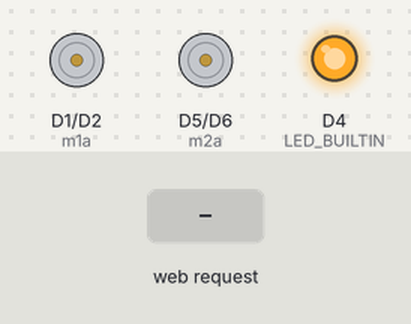
The sketch below on a simulated ESP8266 (NodeMCU). Parts: motor-driver pin pairs drawn as motors (green arrow = first pin HIGH = forward, orange = second pin HIGH = backward, longer = more drive), output pins drawn as LEDs (lit = HIGH, except the on-board LED, lit = LOW). The test bench sets the inputs (shaded band). WiFi joins after 1.5 s; servers stay silent unless stated; what the sketch prints to the serial monitor is not drawn.

Above: at 3.7 s.
3.8 s: HTTP request GET /move?dir=F received
At 4.7 s:
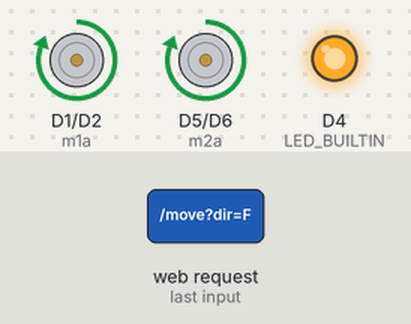
5.3 s: HTTP request GET /move?dir=B received
At 5.9 s:
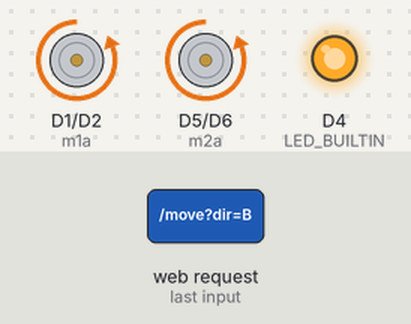
6.8 s: HTTP request GET /move?dir=L received
At 8.0 s:
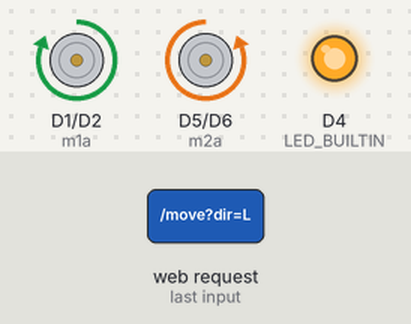
8.3 s: HTTP request GET /move?dir=S received
At 9.3 s:
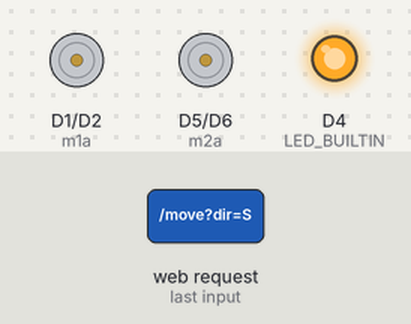
Timing chart, 0 to 10.8 s (numbered marks = the images above; inputs shaded):
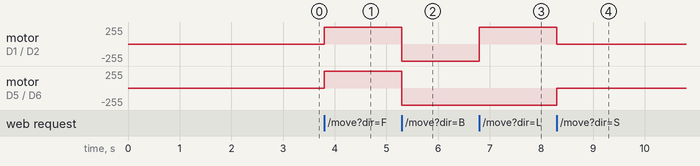

Measured:
- after the input at 3.8 s, motor on D1 (m1a) / D2 (m1b), motor on D5 (m2a) / D6 (m2b): stopped → forward 255/255 at once
- after the input at 5.3 s, motor on D1 (m1a) / D2 (m1b), motor on D5 (m2a) / D6 (m2b): forward 255/255 → backward 255/255 at once
- after the input at 6.8 s, motor on D1 (m1a) / D2 (m1b): backward 255/255 → forward 255/255 at once
- after the input at 8.3 s, motor on D1 (m1a) / D2 (m1b): forward 255/255 → stopped at once; motor on D5 (m2a) / D6 (m2b): backward 255/255 → stopped at once

The sketch:

WifiRC3.0STA.ino
```cpp
#include <ESP8266WiFi.h>
#include <ESP8266WebServer.h>

/* Set these to your desired credentials. */
const char *ssid = "Virus";
const char *password = "hacker123";

ESP8266WebServer server(80);

#define m1a D1
#define m1b D2
#define m2a D5
#define m2b D6

void handleRoot() {
  server.send(200, "text/html", "<h1>Rc Car Connected</h1>");
}

void setup() {

  pinMode(m1a, OUTPUT);
  pinMode(m2a, OUTPUT);
  pinMode(m1b, OUTPUT);
  pinMode(m2b, OUTPUT);
  digitalWrite(m1a, LOW);
  digitalWrite(m1b, LOW);
  digitalWrite(m2a, LOW);
  digitalWrite(m2b, LOW);

  delay(1000);
  Serial.begin(115200);
  Serial.println();
  Serial.print("Connecting to : ");
  Serial.println(ssid);
  WiFi.begin(ssid, password);

  while (WiFi.status() != WL_CONNECTED) {
    pinMode(LED_BUILTIN, HIGH);
    delay(250);
    Serial.print(".");
  }

  Serial.println("Connection established!");
  Serial.print("IP address: ");
  Serial.println(WiFi.localIP());

  server.on("/move", HTTP_GET, handleMoveRequest);
  server.on("/action", HTTP_GET, handleActionRequest);
  server.on("/", HTTP_GET, handleRoot);
  server.onNotFound(handleNotFound);
  server.begin();
  Serial.println("HTTP server started");
}

void loop() {
  server.handleClient();
}


void handleMoveRequest() {
  if (!server.hasArg("dir")) {
    server.send(404, "text / plain", "Move: undefined");
    return;
  }
  String direction = server.arg("dir");
  if (direction.equals("F")) {
    forward();
    server.send(200, "text / plain", "Move: forward");
  }
  else if (direction.equals("B")) {
    backward();
    server.send(200, "text / plain", "Move: backward");
  }
  else  if (direction.equals("S")) {
    stop_motors();
    server.send(200, "text / plain", "Move: stop");
  }
  else  if (direction.equals("L")) {
    turn_left();
    server.send(200, "text / plain", "Turn: Left");
  }
  else  if (direction.equals("R")) {
    turn_right();
    server.send(200, "text / plain", "Turn: Right");
  }
  else {
    server.send(404, "text / plain", "Move: undefined");
  }
}


void handleActionRequest() {
  if (!server.hasArg("type")) {
    server.send(404, "text / plain", "Action: undefined");
    return;
  }
  String type = server.arg("type");
  if (type.equals("1")) {
    // TODO : Action 1
    server.send(200, "text / plain", "Action 1");
  }
  else if (type.equals("2")) {
    // TODO : Action 2
    server.send(200, "text / plain", "Action 2");
  }
  else if (type.equals("3")) {
    // TODO : Action 3
    server.send(200, "text / plain", "Action 3");
  }
  else if (type.equals("4")) {
    // TODO : Action 4
    server.send(200, "text / plain", "Action 4");
  }
  else if (type.equals("5")) {
    // TODO : Action 5
    server.send(200, "text / plain", "Action 5");
  }
  else if (type.equals("6")) {
    // TODO : Action 6
    server.send(200, "text / plain", "Action 6");
  }
  else if (type.equals("7")) {
    // TODO : Action 7
    server.send(200, "text / plain", "Action 7");
  }
  else if (type.equals("8")) {
    // TODO : Action 8
    server.send(200, "text / plain", "Action 8");
  }
  else {
    server.send(404, "text / plain", "Action: undefined");
  }
}

void handleNotFound() {
  server.send(404, "text / plain", "404: Not found");
}


void stop_motors() {
  digitalWrite(m1a, LOW);
  digitalWrite(m1b, LOW);
  digitalWrite(m2a, LOW);
  digitalWrite(m2b, LOW);
}

void backward() {
  digitalWrite(m1b, HIGH);
  digitalWrite(m2b, HIGH);
  digitalWrite(m1a, LOW);
  digitalWrite(m2a, LOW);
}

void forward() {
  digitalWrite(m1a, HIGH);
  digitalWrite(m2a, HIGH);
  digitalWrite(m1b, LOW);
  digitalWrite(m2b, LOW);
}

void turn_left() {
  digitalWrite(m1a, HIGH);
  digitalWrite(m2b, HIGH);
  digitalWrite(m1b, LOW);
  digitalWrite(m2a, LOW);
}

void turn_right() {
  digitalWrite(m1b, HIGH);
  digitalWrite(m2a, HIGH);
  digitalWrite(m1a, LOW);
  digitalWrite(m2b, LOW);
}
```
